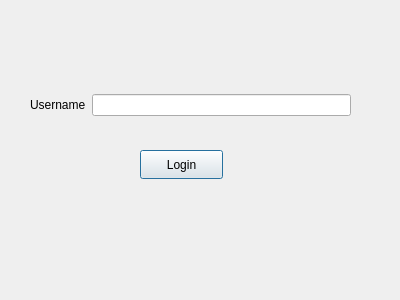
<?xml version="1.0" encoding="UTF-8"?>
<ui version="4.0">
 <class>Login</class>
 <widget class="QDialog" name="Login">
  <property name="geometry">
   <rect>
    <x>0</x>
    <y>0</y>
    <width>400</width>
    <height>300</height>
   </rect>
  </property>
  <property name="windowTitle">
   <string>Dialog</string>
  </property>
  <widget class="QPushButton" name="pushButton">
   <property name="geometry">
    <rect>
     <x>140</x>
     <y>150</y>
     <width>83</width>
     <height>29</height>
    </rect>
   </property>
   <property name="text">
    <string>Login</string>
   </property>
  </widget>
  <widget class="QWidget" name="">
   <property name="geometry">
    <rect>
     <x>30</x>
     <y>90</y>
     <width>321</width>
     <height>30</height>
    </rect>
   </property>
   <layout class="QHBoxLayout" name="horizontalLayout">
    <item>
     <widget class="QLabel" name="label">
      <property name="text">
       <string>Username</string>
      </property>
     </widget>
    </item>
    <item>
     <widget class="QLineEdit" name="lineEdit"/>
    </item>
   </layout>
  </widget>
 </widget>
 <resources/>
 <connections/>
</ui>
